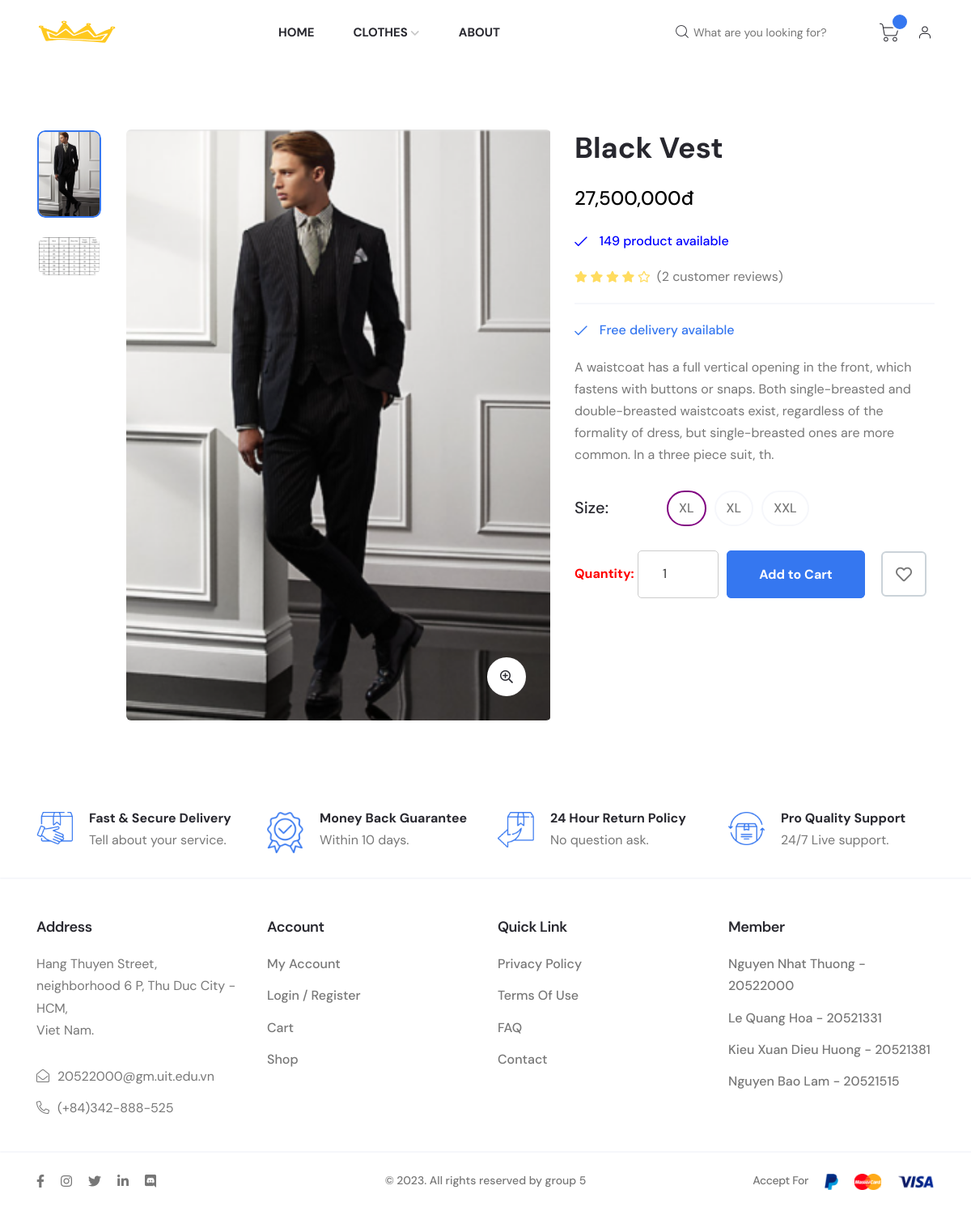
The page /web_user/fashionApp.php?act=detail_product&id=91 on the database as committed earlier.
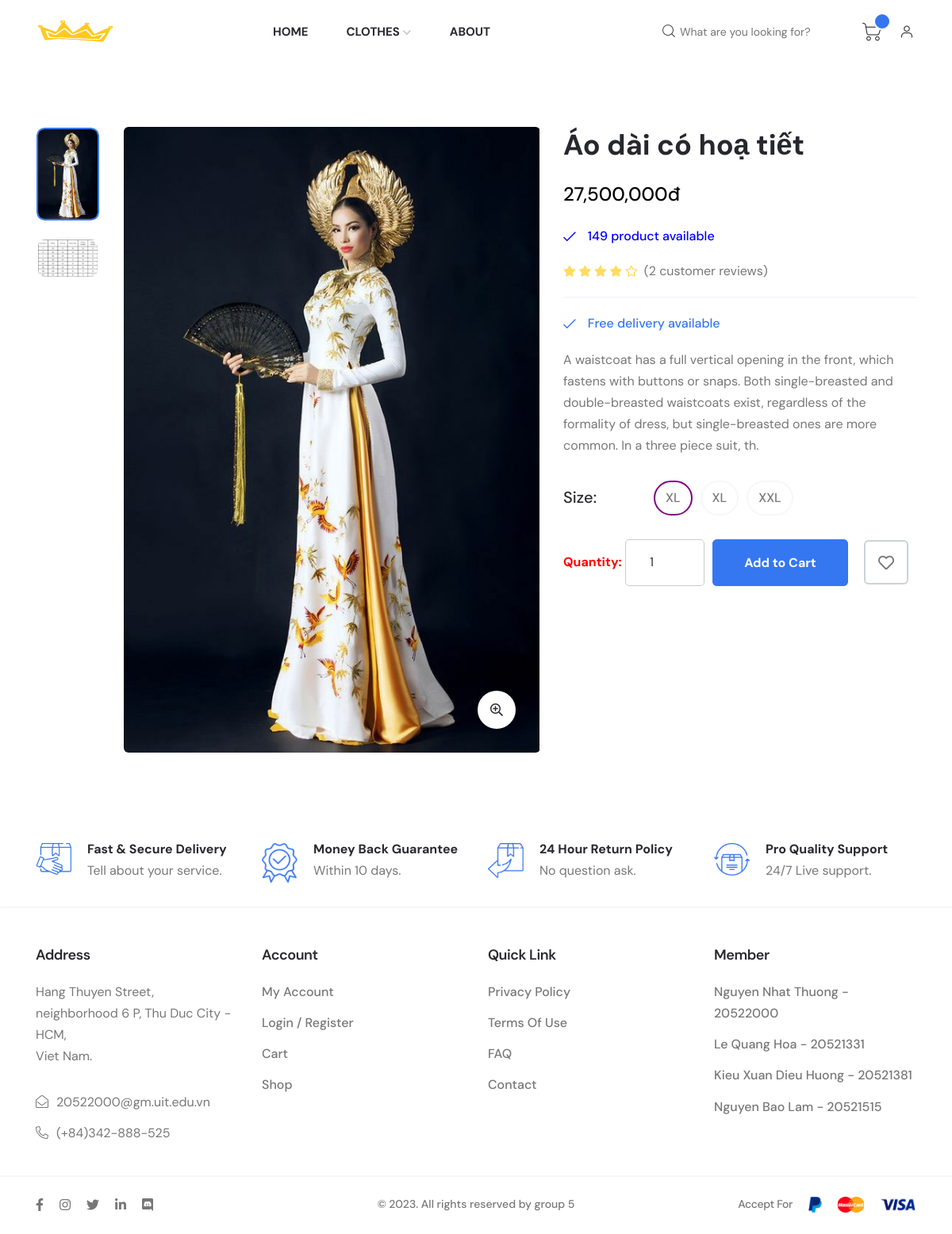
The same page on the database as committed later.
### tables this page shows
CREATE TABLE `tbl_product` (
  `id_product` int(6) NOT NULL,
  `product_name` varchar(255) NOT NULL,
  `quantity` int(11) NOT NULL DEFAULT 0,
  `product_img` varchar(50) NOT NULL,
  `product_prices` int(10) NOT NULL DEFAULT 0,
  `catalog_id` int(4) NOT NULL,
  `employee_entry` int(11) NOT NULL,
  `entry_date` date NOT NULL DEFAULT current_timestamp(),
  `sup_id` int(11) NOT NULL,
  `view` tinyint(4) NOT NULL DEFAULT 0,
  `special` tinyint(4) NOT NULL DEFAULT 0,
  `old_prices` int(11) NOT NULL DEFAULT 0,
  `description` varchar(255) NOT NULL,
  `size` varchar(5) NOT NULL DEFAULT 'L'
);

### model_user/productdb_user.php (called while the page is built, shortened)
<?php
function get_detail_product($id){
    $conn=connectdb();
    $stmt = $conn->prepare("SELECT * FROM tbl_product Where id_product =".$id);
    $stmt->execute();
    $kq=$stmt->fetchAll();
    return $kq;
}
?>

### web_user/detail_product.php (the view, shortened to what the changed rows need)
  <?php
    $i = 0;
    echo '
        <div class="axil-single-product-area axil-section-gap pb--0 bg-color-white">
            <div class="single-product-thumb mb--40">
                <div class="container">
                    <div class="row">
                        <div class="col-lg-7 mb--40">
                            <div class="row">
                                <div class="col-lg-10 order-lg-2">
                                    <div class="single-product-thumbnail-wrap zoom-gallery">
                                        <div class="single-product-thumbnail product-large-thumbnail-3 axil-product">
                                            <div class="thumbnail">
                                                <a href="../uploads/'.$detail_product[0]["product_img"].'" class="popup-zoom">
                                                    <img class="custom_img_detail" src="../uploads/'.$detail_product[0]["product_img"].'" alt="Product Images">
                                                </a>
                                            </div>
                                        </div>
                                        <div class="product-quick-view position-view">
                                            <a href="../uploads/'.$detail_product[0]["product_img"].'" class="popup-zoom">
                                                <i class="far fa-search-plus"></i>
                                            </a>
                                        </div>
                                    </div>
                                </div>
                                <div class="col-lg-2 order-lg-1">
                                    <div class="product-small-thumb-3 small-thumb-wrapper">
                                        <div class="small-thumb-img">
                                            <img src="../uploads/'.$detail_product[0]["product_img"].'" alt="thumb image">
                                        </div>
                                        <div class="small-thumb-img">
                                            <img src="../uploads/size.png" alt="thumb image">
                                        </div>
                                    </div>
                                </div>
                            </div>
                        </div>
                        <div class="col-lg-5 mb--40">
                            <div class="single-product-content">
                                <div class="inner">
                                    <h2 class="product-title">'.$detail_product[0]["product_name"].'</h2>
                                    <span class="price-amount">'.number_format($detail_product[0]["product_prices"]).'đ</span>';
                                    if ($detail_product[0]["quantity"] == 0) {
                                        echo '
                                            <ul class="product-meta">
                                                <li style="color: red;"><i class="fal fa-times"></i>Run out of stock</li>
                                                <li style="color: red;"><i class="fal fa-times"></i>'.$detail_product[0]["quantity"].' product available</li>
                                            </ul>
                                        ';
                                    } else {
                                        echo '
                                            <ul class="product-meta">
                                                <li style="color: Blue;"><i class="fal fa-check"></i>'.$detail_product[0]["quantity"].' product available</li>
                                            </ul>
                                        ';
                                    }
                                    echo '
                                    <div class="product-rating">
                                        <div class="star-rating">
                                            <i class="fas fa-star"></i>
                                            <i class="fas fa-star"></i>
                                            <i class="fas fa-star"></i>
                                            <i class="fas fa-star"></i>
                                            <i class="far fa-star"></i>
                                        </div>
                                        <div class="review-link">
                                            <a href="#">(<span>2</span> customer reviews)</a>
                                        </div>
                                    </div>
                                    <ul class="product-meta">
                                        <li><i class="fal fa-check"></i>Free delivery available</li>
                                    </ul>
                                    <p class="description">'.$detail_product[0]["description"].'.</p>
                                    <div class="product-variations-wrapper">
                                        <div class="product-variation product-size-variation">
                                            <h6 class="title">Size:</h6>
                                            <ul class="range-variant">
                                                <li onclick="highlightSize(this)" class="active">'.$detail_product[0]["size"].'</li>
                                                <li onclick="highlightSize(this)">XL</li>
                                                <li onclick="highlightSize(this)">XXL</li>
                                            </ul>
                                        </div>
                                    </div>';
                                    echo '
                                    <div class="product-action-wrapper d-flex-center">
                                        <form id="slider_product_'.$i.'" action="fashionApp.php?act=add_cart" method="POST">
                                            <input type="hidden" value="'.$detail_product[0]["product_img"].'" name="img">
                                            <input type="hidden" value="'.$detail_product[0]["product_name"].'" name="name">
                                            <input type="hidden" value="'.$detail_product[0]["product_prices"].'" name="price">
                                            <input type="hidden" value="'.$detail_product[0]["id_product"].'" name="id">
                                            <input type="hidden" value="'.$detail_product[0]["size"].'" name="size">
                                            <label style="color: red; font-weight: bold;">Quantity:</label>
                                            <input style="height: 59.2px; border: 1px solid #ccc; border-radius: 5px; font-size: 16px; color: #333;
                                            width: 100px;" type="number" name="quantity" value="1"  min="1" max="'.$detail_product[0]["quantity"].'" placeholder="quantity"  oninput="limitInput(this)">
                                        </form>
                                        <ul class="product-action d-flex-center mb--0">';
                                            if ($detail_product[0]["quantity"] != 0) {
                                                echo '
                                                    <li class="add-to-cart"><a href="javascript:void(0);" onclick="submitForm('.$i.')" class="axil-btn btn-bg-primary">Add to Cart</a></li>
                                                    <li class="wishlist"><a href="#" class="axil-btn wishlist-btn"><i class="far fa-heart"></i></a></li>
                                                ';
                                            } else {
                                                echo '
                                                <li class="add-to-cart" ><a style="background-color: grey; color: white;"href="#" class="axil-btn" >Out of stock</a></li>
                                                <li class="wishlist"><a href="#" class="axil-btn wishlist-btn"><i class="far fa-heart"></i></a></li>
                                                ';
                                            }
                                    echo '
                                        </ul>
                                    </div>
                                </div>
                            </div>
                        </div>
                    </div>
                </div>
            </div>
        </div>
    ';
?>

Rows that differ between the two databases and show on the page:
changed tbl_product "XL": product_img: a different picture; product_name "Black Vest" → "Áo dài có hoạ tiết"
